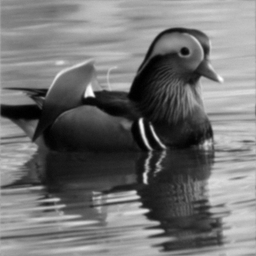
#> input picture homework3/Bird 2 degraded.tif, 256 x 256 px, shrunk from 600 x 600 before the run, found by its file name
$ jupyter execute hw3.ipynb   (shell and % lines are left out)
#> lines starting #> are read from the running program, lines starting #| are printed output that depends on the picture
<a href="https://colab.research.google.com/github/kuolunwang/Image-Processing/blob/main/hw3.ipynb" target="_parent"></a>

[cell 1]
# library
import numpy as np
import cv2
from matplotlib import pyplot as plt
import math

[cell 2]
# load picture from google drive
from google.colab import drive
drive.mount('/content/drive')

[cell 3]
# loaded the image in grayscale
image = cv2.imread('/content/drive/MyDrive/Bird 2 degraded.tif',0)
#> image is the input picture: shape (256, 256); min 0, max 255, mean 114.8

[cell 4]
# convert from uint8 into float32
image_float32 = np.float32(image)

# Computed the 2-d discrete Fourier Transform
dft = np.fft.fft2(image_float32)

# Shift the zero-frequency component to the center of the spectrum.
dft_shift = np.fft.fftshift(dft)

# compute magnitude spectrum
one = np.ones(dft_shift.shape[:2])
magnitude_spectrum = np.log(one + np.abs(dft_shift)) / np.log(np.max(np.abs(dft_shift))+1)
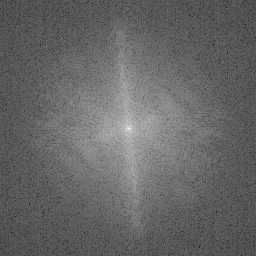
#> magnitude_spectrum: shape (256, 256) float64; min 0.0332, max 1, mean 0.402

[cell 5]
# plot magnitude spectrum of degraded image
plt.imshow(magnitude_spectrum, cmap = "gray")
plt.colorbar()
plt.title("Magnitude Spectrum of degraded image")
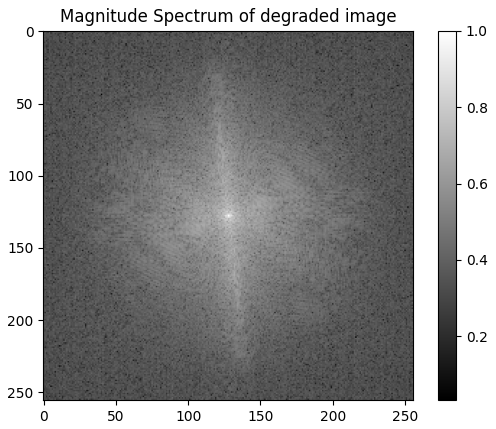
#> figure drawn by matplotlib, 2 panels

[cell 6]
# degradation model H
H = np.zeros(magnitude_spectrum.shape[:2],np.float32)
k = 0.001 # mild turbulence
for u in range(H.shape[0]):
  for v in range(H.shape[1]):
    H[u][v] = math.exp(-k*((u-H.shape[0]/2)**2+(v-H.shape[1]/2)**2)**(5/6))
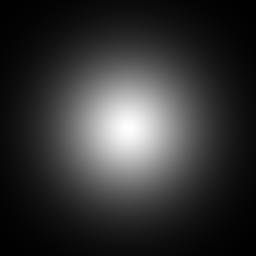
#> H: shape (256, 256) float32; min 0.00305, max 1, mean 0.203
H_mag = np.log(H+1) / np.log(np.max(H)+1)

[cell 7]
# plot magnitude of H
plt.imshow(H_mag, cmap = "gray")
plt.colorbar()
plt.title("Magnitude Spectrum of H")
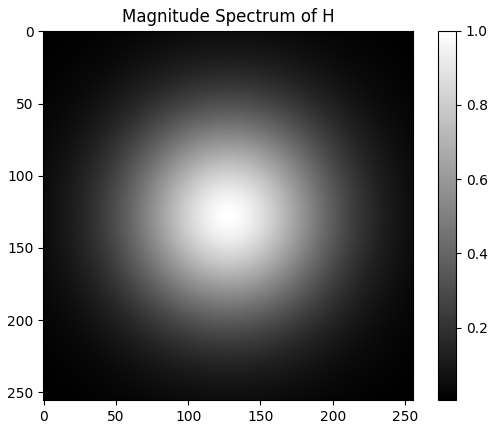
#> figure drawn by matplotlib, 2 panels

[cell 8]
# calculate distance
def distance(x,y,cx,cy):
  return ((x-cx)**2+(y-cy)**2)**0.5

[cell 9]
# get mask with different radius
def gen_mask(mask,radius):

  result = np.zeros(mask.shape,dtype=np.float32)
  cx, cy = mask.shape[0]//2, mask.shape[1]//2

  for i in range(mask.shape[0]):
    for j in range(mask.shape[1]):
      d = distance(i,j,cx,cy)
      if d < radius:
        result[i,j] = mask[i,j]
      else:
        result[i,j] = 1
  return result

[cell 10]
# plot restored image with three radius
for d in [50,85,120]:
  output=dft_shift/gen_mask(H,d)
  one = np.ones(output.shape[:2])
  output_mag = np.log(one + np.abs(output)) / np.log(np.max(np.abs(output))+1)

  fig = plt.figure()
  plt.figure(figsize=(15,9))
  plt.subplot(1, 2, 1)
  plt.imshow(output_mag, cmap = "gray")
  plt.title("Inverse filter for radius %d" %d)

  f_inv = np.fft.ifftshift(output)
  f = np.fft.ifft2(f_inv)

  f = np.clip(np.abs(f),0,255)
  plt.subplot(1, 2, 2)
  plt.imshow(f, cmap = "gray")
  plt.title("Restored image for radius %d" %d)
#> this loop made 3 passes
#> pass 2, `output_mag = np.log(one + np.abs(output)) / np.log(np.max(np.abs(outpu..`:
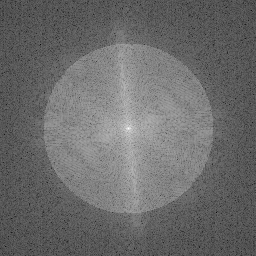
#> output_mag: shape (256, 256) float64; min 0.0332, max 1, mean 0.421
#> pass 2, `f = np.clip(np.abs(f),0,255)`:
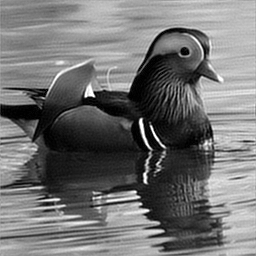
#> f: shape (256, 256) float64; min 0.000307, max 255, mean 114.9
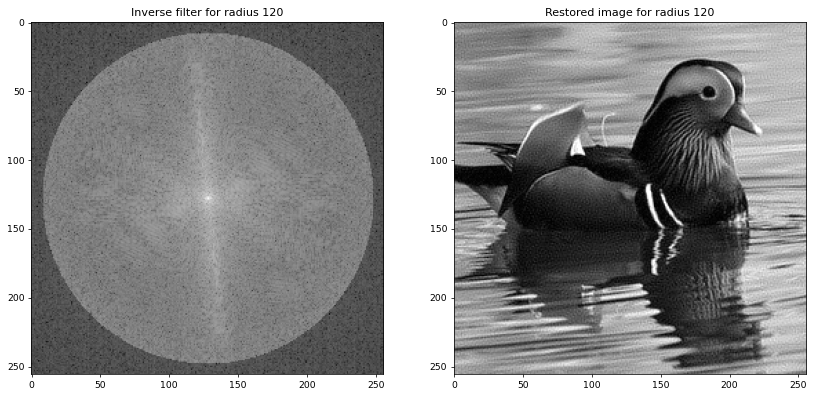
#> figure drawn by matplotlib, 2 panels
